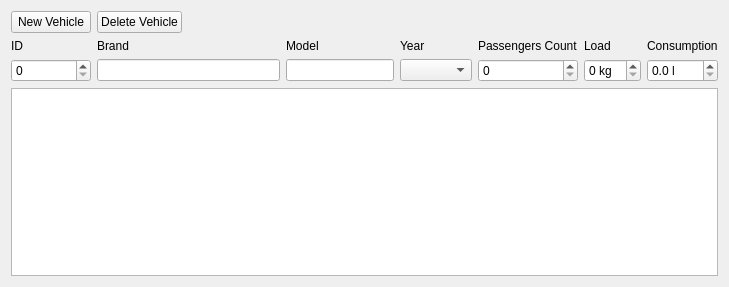
<?xml version="1.0" encoding="UTF-8"?>
<ui version="4.0">
 <class>VehicleTab</class>
 <widget class="QWidget" name="VehicleTab">
  <property name="geometry">
   <rect>
    <x>0</x>
    <y>0</y>
    <width>729</width>
    <height>287</height>
   </rect>
  </property>
  <property name="windowTitle">
   <string>Vehicles</string>
  </property>
  <layout class="QGridLayout" name="gridLayout">
   <item row="1" column="4">
    <widget class="QLabel" name="mYearLabel">
     <property name="text">
      <string>Year</string>
     </property>
    </widget>
   </item>
   <item row="1" column="0">
    <widget class="QLabel" name="mIdLabel">
     <property name="text">
      <string>ID</string>
     </property>
    </widget>
   </item>
   <item row="1" column="6">
    <widget class="QLabel" name="mLoadCapacityLabel">
     <property name="text">
      <string>Load</string>
     </property>
    </widget>
   </item>
   <item row="1" column="3">
    <widget class="QLabel" name="mModelLabel">
     <property name="text">
      <string>Model</string>
     </property>
    </widget>
   </item>
   <item row="2" column="5">
    <widget class="QSpinBox" name="mPassengersSb"/>
   </item>
   <item row="2" column="3">
    <widget class="QLineEdit" name="mModelEdit"/>
   </item>
   <item row="2" column="0">
    <widget class="QSpinBox" name="mIdSb"/>
   </item>
   <item row="2" column="4">
    <widget class="QComboBox" name="mYearCombo"/>
   </item>
   <item row="1" column="7">
    <widget class="QLabel" name="mFuelConsumptionLabel">
     <property name="text">
      <string>Consumption</string>
     </property>
    </widget>
   </item>
   <item row="1" column="5">
    <widget class="QLabel" name="mPassengersLabel">
     <property name="text">
      <string>Passengers Count</string>
     </property>
    </widget>
   </item>
   <item row="2" column="7">
    <widget class="QDoubleSpinBox" name="mFuelConsumptionSb">
     <property name="suffix">
      <string> l</string>
     </property>
     <property name="decimals">
      <number>1</number>
     </property>
     <property name="singleStep">
      <double>0.100000000000000</double>
     </property>
    </widget>
   </item>
   <item row="2" column="6">
    <widget class="QSpinBox" name="mLoadCapacitySb">
     <property name="suffix">
      <string> kg</string>
     </property>
    </widget>
   </item>
   <item row="0" column="0">
    <widget class="QPushButton" name="mNewVehicleBtn">
     <property name="text">
      <string>New Vehicle</string>
     </property>
    </widget>
   </item>
   <item row="0" column="1">
    <widget class="QPushButton" name="mDelVehicleBtn">
     <property name="text">
      <string>Delete Vehicle</string>
     </property>
    </widget>
   </item>
   <item row="3" column="0" colspan="8">
    <widget class="QTableWidget" name="mVehicleTableWidget"/>
   </item>
   <item row="0" column="2">
    <spacer name="horizontalSpacer">
     <property name="orientation">
      <enum>Qt::Horizontal</enum>
     </property>
     <property name="sizeHint" stdset="0">
      <size>
       <width>40</width>
       <height>20</height>
      </size>
     </property>
    </spacer>
   </item>
   <item row="2" column="1" colspan="2">
    <widget class="QLineEdit" name="mBrandEdit"/>
   </item>
   <item row="1" column="1" colspan="2">
    <widget class="QLabel" name="mBrandLabel">
     <property name="text">
      <string>Brand</string>
     </property>
    </widget>
   </item>
  </layout>
 </widget>
 <resources/>
 <connections/>
</ui>
